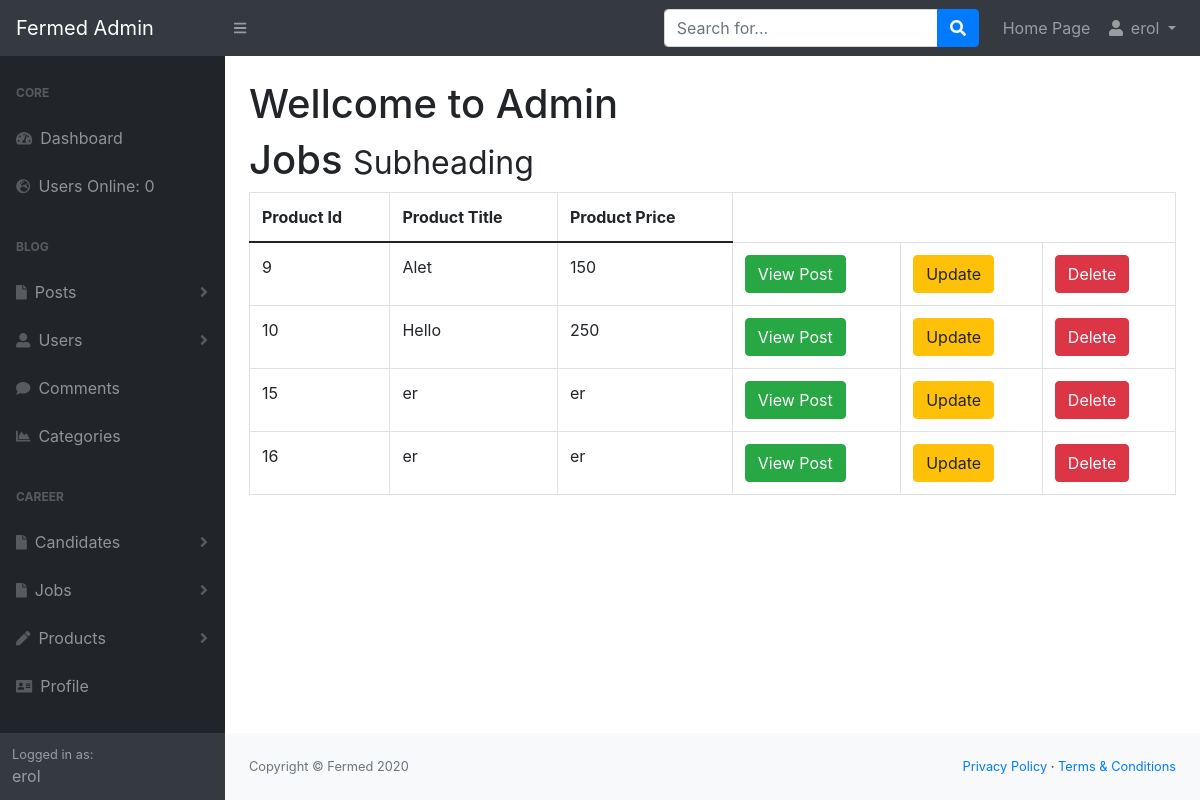
Page /admin/products.php (signed in) on the committed database.
### tables this page shows
CREATE TABLE `products` (
  `product_id` int(11) NOT NULL,
  `product_title` varchar(255) NOT NULL,
  `product_date` date NOT NULL,
  `product_phone` varchar(15) NOT NULL,
  `product_email` varchar(255) NOT NULL,
  `product_content` text NOT NULL,
  `product_location` varchar(255) NOT NULL,
  `product_price` text NOT NULL
);

### admin/includes/view_all_products.php (the view, shortened to what this page needs)
<form action="" method="post">
    <table class="table table-bordered table-hover">
        <thead>
            <tr>
                <th>Product Id</th>
                <th>Product Title</th>
                <th>Product Price</th>
            </tr>
        </thead>
        <tbody>
            <?php
            global $connection;
            $query = "SELECT * FROM products";
            $select_posts=mysqli_query($connection,$query);
            while($row=mysqli_fetch_assoc($select_posts)){
                $product_id=$row['product_id'];
                $product_title=$row['product_title'];
                $product_price=$row['product_price'];
                echo "<tr>";
                echo "<td>{$product_id}</td>";
                echo "<td>{$product_title}</td>";
                echo "<td>{$product_price}</td>";
                echo "<td><a class='btn btn-success' href='../products.php?product_id=$product_id'>View Post</a></td>";
                echo "<td><a class='btn btn-warning' href='products.php?source=update_candidate&update_candidate={$product_id}'>Update</a></td>";
                echo "<td><a class='btn btn-danger' href='products.php?delete={$product_title}'>Delete</a></td>";
                echo "</tr>";
            }
            ?>
        </tbody>
    </table>
</form>

### rows in the picture
products: product_id "9", product_title "Alet", product_price "150"
products: product_id "10", product_title "Hello", product_price "250"
products: product_id "15", product_title "er", product_price "er"
products: product_id "16", product_title "er", product_price "er"

### other values in the picture
$_SESSION['user_name'] "erol"
users_online() "0"
